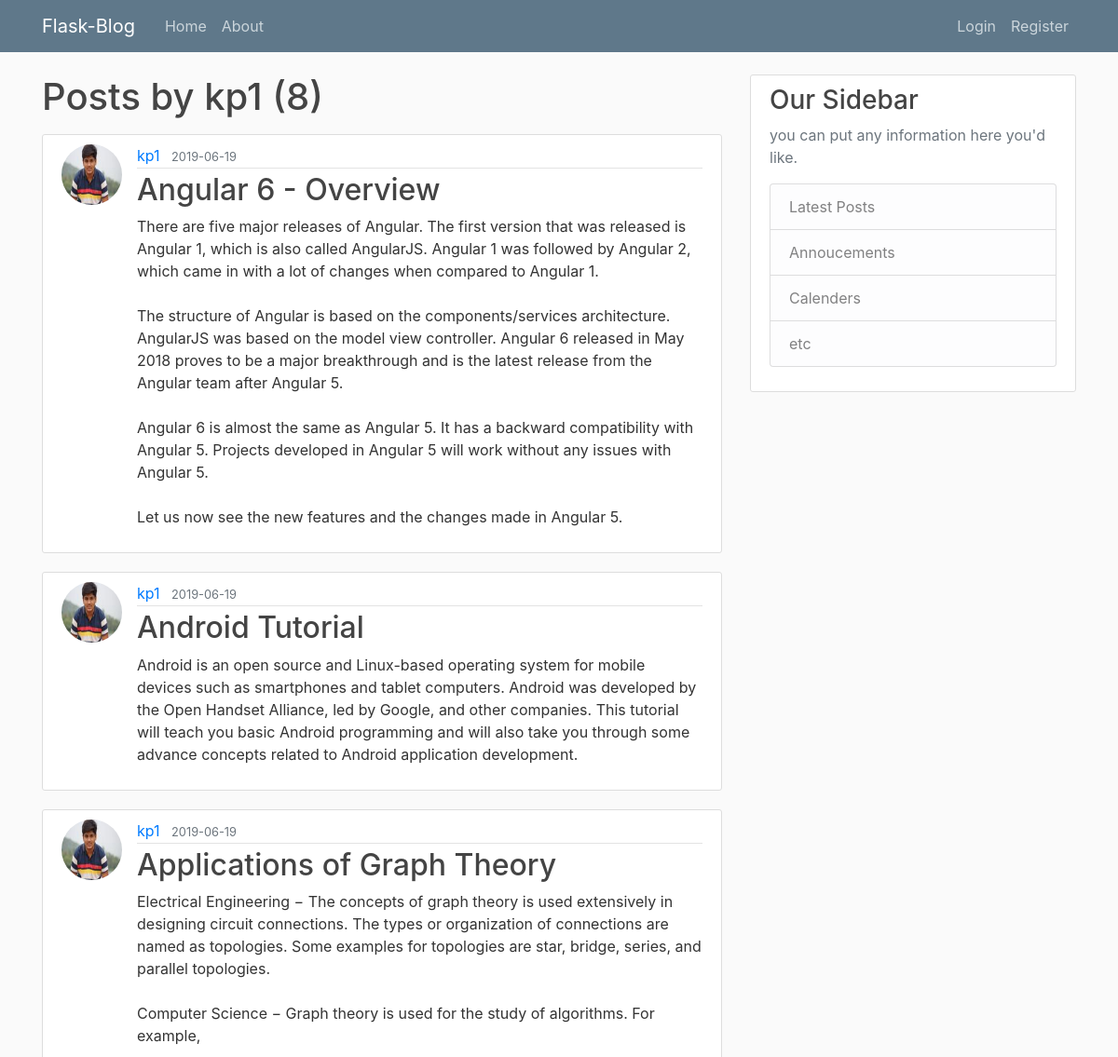
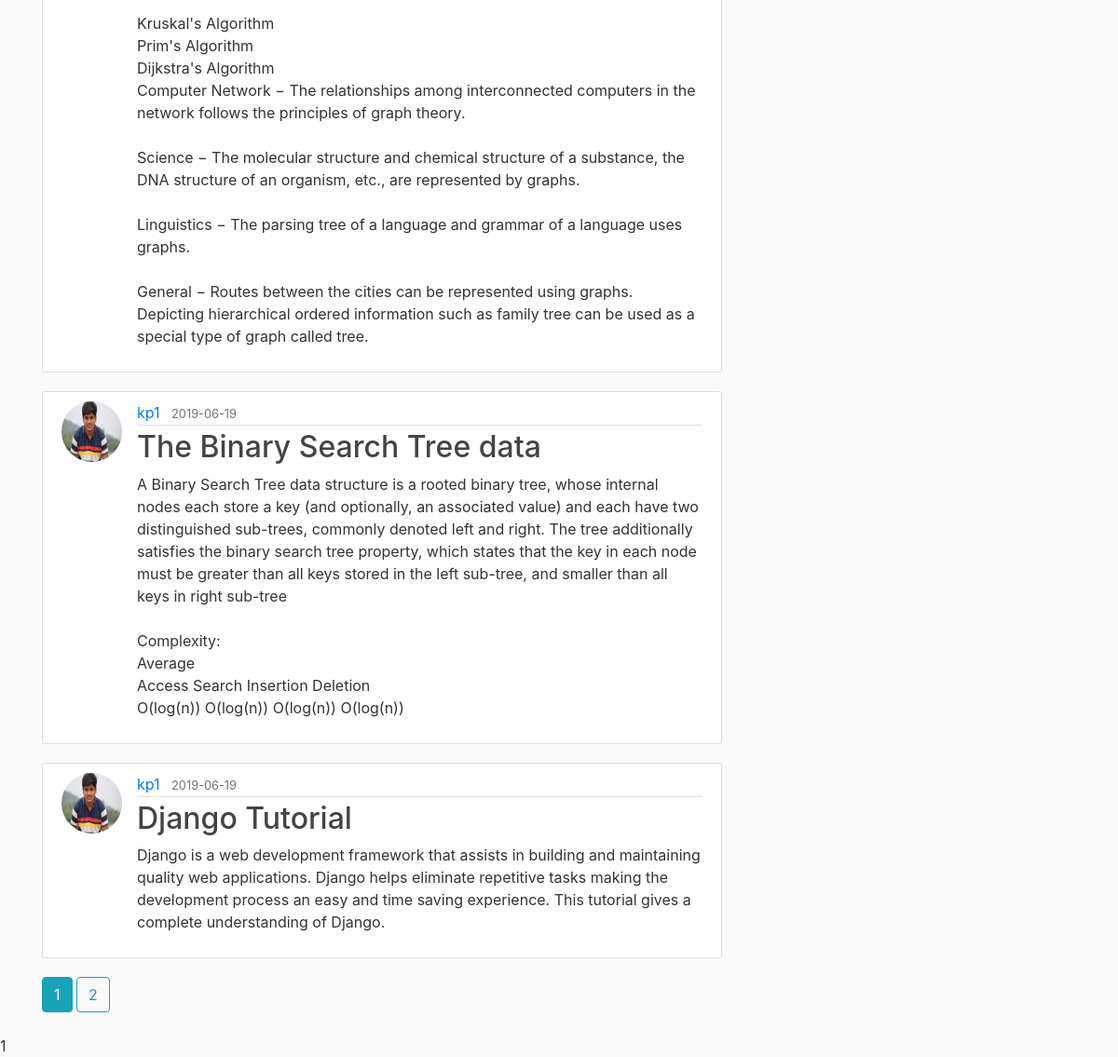
Page /user/kp1 on the committed database (2 pictures, top to bottom).
### flaskblog/models.py (models this page shows, shortened)
class User(db.Model,UserMixin):
    id = db.Column(db.Integer, primary_key=True)
    username = db.Column(db.String(20),unique=True, nullable = False)
    email = db.Column(db.String(120), unique=True, nullable=False)
    image_file = db.Column(db.String(20), nullable=False, default='default.jpg')
    password = db.Column(db.String(60), nullable=False)
    posts = db.relationship('Post', backref='author', lazy=True)

class Post(db.Model):
    id = db.Column(db.Integer, primary_key=True)
    title=db.Column(db.String(100),nullable=False)
    date_posted=db.Column(db.DateTime, nullable=False, default=datetime.utcnow)
    content = db.Column(db.Text, nullable=False)
    user_id = db.Column(db.Integer, db.ForeignKey('user.id'),nullable=False)

### flaskblog/users/routes.py (the view)
@users.route("/user/<string:username>")
def user_posts(username):
    page = request.args.get('page',1,type=int)
    user = User.query.filter_by(username=username).first_or_404()
    posts = Post.query.filter_by(author=user)\
        .order_by(Post.date_posted.desc())\
        .paginate(page=page, per_page=5)
    return render_template("user_posts.html", posts=posts, user= user)

### flaskblog/templates/user_posts.html
{% extends "layout.html"%}
{% block content %}
    <h1 class="mb-3">Posts by {{user.username}} ({{posts.total}})</h1>
    {% for post in posts.items%}
        <article class="media content-section">
            <img class="rounded-circle article-img" src="{{ url_for('static',filename='profile_pics/'+post.author.image_file)}}">
            <div class="media-body">
                <div class="article-metadata">
                    <a class="mr-2" href="{{url_for('users.user_posts', username=post.author.username)}}">{{post.author.username}}</a>
                    <small class="text-muted">{{post.date_posted.strftime('%Y-%m-%d')}}</small>
                </div>
                <h2><a style="text-decoration:none" class="article-title" href="{{url_for('posts.post', post_id=post.id)}}">{{post.title}}</a></h2>
                <p class="article-content">{{post.content}}</p>
            </div>
        </article>
    {%endfor%}
    {% for page_num in posts.iter_pages(left_edge=1, right_edge=1, left_current=1, right_current=2) %}
        {% if page_num %}
            {% if posts.page==page_num %}
                <a class="btn btn-info mb-4" href="{{ url_for('users.user_posts', username=user.username,page=page_num)}}">{{ page_num }}</a>
            {% else %}
                <a class="btn btn-outline-info mb-4" href="{{ url_for('users.user_posts', username=user.username,page=page_num)}}">{{page_num}}</a>
            {% endif %}
        {% else %}
            ...
        {% endif %}
    {%endfor%}
{% endblock content %}

### flaskblog/static/main.css (style rules this page uses)
body { background: #fafafa; color:#333333; margin-top:5rem; }
h1,h2,h3,h4,h5,h6 { color:#444444; }
.content-section { background:#ffffff; padding: 10px 20px; border: 1px solid #dddddd; border-radius:3px; margin-bottom: 20px; }
.article-title { color:#444444; }
.article-content { white-space: pre-line; }
.article-img { height:65px; width:65px; margin-right:16px; }
.article-metadata { padding-bottom:1px; margin-bottom: 4px; border-bottom: 1px solid #e3e3e3; }

### rows in the picture
User: username "kp1"
Post: image_file (picture), author.username "kp1", date_posted "2019-06-19", title "Angular 6 - Overview", content "There are five major releases of Angular. The first version that was released is Angular 1, which is also called AngularJS. Angular 1 was followed by Angular 2, which came in with a lot of changes when compared to Angular 1. The structure of Angular is based on the components/services architecture. AngularJS was based on the model view controller. Angular 6 released in May 2018 proves to be a major breakthrough and is the latest release from the Angular team after Angular 5. Angular 6 is almost the same as Angular 5. It has a backward compatibility with Angular 5. Projects developed in Angular 5 will work without any issues with Angular 5. Let us now see the new features and the changes…"
Post: image_file (picture), author.username "kp1", date_posted "2019-06-19", title "Android Tutorial", content "Android is an open source and Linux-based operating system for mobile devices such as smartphones and tablet computers. Android was developed by the Open Handset Alliance, led by Google, and other companies. This tutorial will teach you basic Android programming and will also take you through some advance concepts related to Android application development."
Post: image_file (picture), author.username "kp1", date_posted "2019-06-19", title "Applications of Graph Theory", content "Electrical Engineering − The concepts of graph theory is used extensively in designing circuit connections. The types or organization of connections are named as topologies. Some examples for topologies are star, bridge, series, and parallel topologies. Computer Science − Graph theory is used for the study of algorithms. For example, Kruskal's Algorithm Prim's Algorithm Dijkstra's Algorithm Computer Network − The relationships among interconnected computers in the network follows the principles of graph theory. Science − The molecular structure and chemical structure of a substance, the DNA structure of an organism, etc., are represented by graphs. Linguistics − The parsing tree of a…"
Post: image_file (picture), author.username "kp1", date_posted "2019-06-19", title "The Binary Search Tree data", content "A Binary Search Tree data structure is a rooted binary tree, whose internal nodes each store a key (and optionally, an associated value) and each have two distinguished sub-trees, commonly denoted left and right. The tree additionally satisfies the binary search tree property, which states that the key in each node must be greater than all keys stored in the left sub-tree, and smaller than all keys in right sub-tree Complexity: Average Access Search Insertion Deletion O(log(n)) O(log(n)) O(log(n)) O(log(n))"
Post: image_file (picture), author.username "kp1", date_posted "2019-06-19", title "Django Tutorial", content "Django is a web development framework that assists in building and maintaining quality web applications. Django helps eliminate repetitive tasks making the development process an easy and time saving experience. This tutorial gives a complete understanding of Django."

### other values in the picture
{{ posts.total }} "8"
{{ page_num }} "1"
{{ page_num }} "2"
